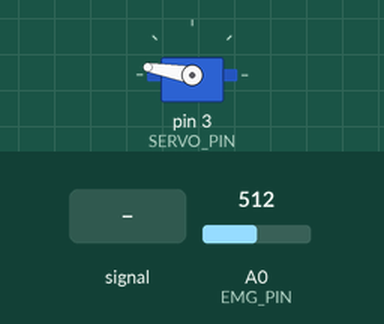
Bench run of a sketch on a simulated Arduino Uno, built with avr-gcc and run on an emulated ATmega328P. Shown: servo. The inputs (shaded band) are chosen by the test bench; at power-on: A0 (EMG_PIN) = 512. What the sketch prints to the serial monitor is not drawn.

Above: at 1.2 s.
1.3 s: A0 (EMG_PIN) fed a 200 Hz sine of ±460 counts around its level
4.3 s: A0 (EMG_PIN) set to 716
At 4.8 s:
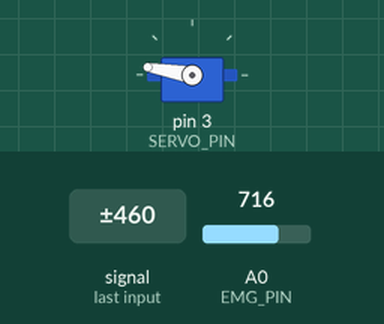
5.8 s: A0 (EMG_PIN) set to 258
7.3 s: A0 (EMG_PIN) set to 233
At 7.6 s:
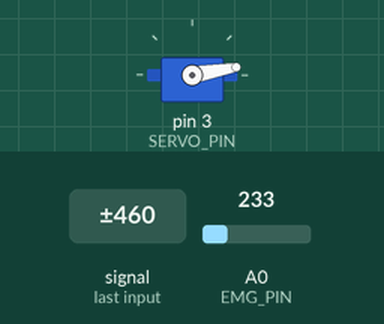
8.8 s: A0 (EMG_PIN) set to 260
At 10.0 s:
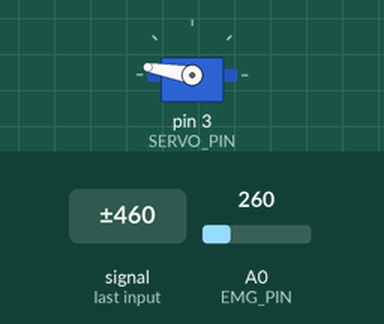
Timing chart, 0 to 11.3 s (numbered marks = the images above; inputs shaded):
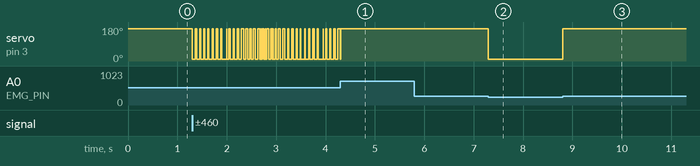

The sketch:

EMG_Sensor_Servo_Control.ino
```cpp
#include <Servo.h>

//Threshold for servo motor control with muscle sensor.
//You can set a threshold according to the maximum and minimum values of the muscle sensor.
#define THRESHOLD 250

//Pin number where the sensor is connected. (Analog 0)
#define EMG_PIN 0

//Pin number where the servo motor is connected. (Digital PWM 3)
#define SERVO_PIN 3

//Define Servo motor
Servo SERVO_1;

/*-------------------------------- void setup ------------------------------------------------*/

void setup(){

  //BAUDRATE set to 115200, remember it to set monitor serial properly.
  //Used this Baud Rate and "NL&CR" option to visualize the values correctly.
  Serial.begin(115200);

  //Set servo motor to digital pin 3
  SERVO_1.attach(SERVO_PIN);
}

/*--------------------------------  void loop  ------------------------------------------------*/

void loop(){

  //The "Value" variable reads the value from the analog pin to which the sensor is connected.
  int value = analogRead(EMG_PIN);

  //If the sensor value is GREATER than the THRESHOLD, the servo motor will turn to 170 degrees.
  if(value > THRESHOLD){
    SERVO_1.write(170);
  }

  //If the sensor is LESS than the THRESHOLD, the servo motor will turn to 10 degrees.
  else{
    SERVO_1.write(10);
  }

  //You can use serial monitor to set THRESHOLD properly, comparing the values shown when you open and close your hand.
  Serial.println(value);
}
```

Measured:
- the behaviour switches between 251 and 250 on A0 (EMG_PIN) (found by bisection; images 1 and 2)
- after the input at 4.3 s, servo on pin 3 (SERVO_PIN): goes on until 4.3 s, then stays 170°
- after the input at 7.3 s, servo on pin 3 (SERVO_PIN): 170° → 10° at once
- after the input at 8.8 s, servo on pin 3 (SERVO_PIN): 10° → 170° at once
